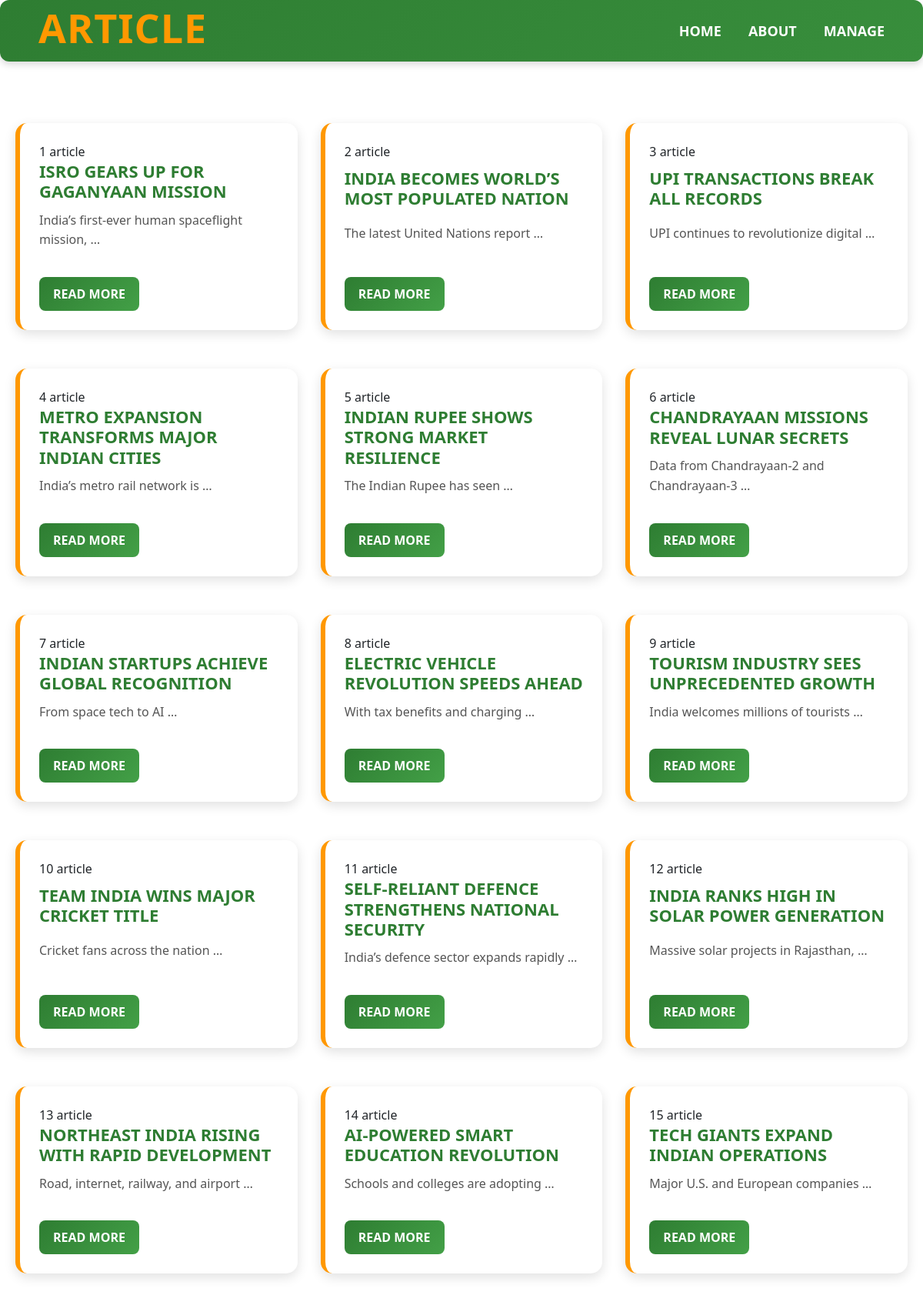
The page / on the database its author committed.
### app1/models.py (models this page shows)
class Article(models.Model):
    title=models.CharField(max_length=200)
    desc=models.TextField()

### app1/views.py (the view)
# urls.py: path('',views.home,name='home'),
def home(request):
    data=Article.objects.all()
    return render(request,'home.html',{'data':data})

### app1/templates/home.html
{% extends 'main.html' %}
{% block content %}
<div class="home">
    {% for i in data %}
    <div class="article">
        {{ forloop.counter }} article
        <h2 class="article-title">{{ i.title | upper }}</h2>
        <p class="article-desc">{{ i.desc | truncatewords:5 }}</p>
        <div class="article-footer">
            <a href="{% url 'read' i.id %}" class="btn-read">READ MORE</a>
        </div>
    </div>
    {% endfor %}
</div>
{% endblock content %}

### templates/main.html (shortened to what this page needs)
{% load static %}
<!DOCTYPE html>
<html lang="en">
<head>
    <link rel="stylesheet" href="{% static 'stylee.css' %}">
    <link rel="stylesheet" href="https://cdn.jsdelivr.net/npm/bootstrap@5.3.8/dist/css/bootstrap.min.css">
</head>
<body>
    {% include 'nav.html' %}
    {% block content %}
    {% endblock content %}
</body>
</html>

### templates/nav.html
<nav>
<div class="logo"><h2>ARTICLE</h2></div>
    <div class="links">
        {% if management %}
        <a href="{% url 'home' %}">HOME</a>
        <a href="{% url 'addnews' %}">ADD NEWS</a>
        <a href="{% url 'home1' %}">MANAGE</a>
        {% else %}
        <a href="{% url 'home' %}">HOME</a>
        <a href="{% url 'about' %}">ABOUT</a>
         <a href="{% url 'home1' %}">MANAGE</a>
        {% endif %}
    </div>
</nav>

### static/stylee.css (style rules this page uses)
.article { background-color: #fff; margin-top: 20px; padding: 25px; border-radius: 15px; border-left: 6px solid #ff9800; box-shadow: 0 3px 10px rgba(0,0,0,0.1); }
.article-title { font-size: 24px; color: #2e7d32; margin-bottom: 10px; }
.article-desc { font-size: 16px; color: #555; margin-bottom: 15px; }
.article-footer { display: flex; justify-content: space-between; align-items: center; }
.btn-read { background-color: #2e7d32; color: #fff; text-decoration: none; padding: 8px 15px; border-radius: 8px; font-weight: 600; }
nav { background: linear-gradient(135deg, #2e7d32, #388e3c); height: 80px; display: flex; justify-content: space-between; align-items: center; padding: 0 50px; border-radius: 12px; box-shadow: 0 4px 10px rgba(0,0,0,0.15); }
nav .logo h2 { font-size: 52px; font-weight: 700; color: #ff9800; letter-spacing: 1px; }
nav .links { display: flex; gap: 35px; }
nav .links a { color: #fff; text-decoration: none; font-size: 18px; font-weight: 600; position: relative; transition: color 0.3s ease; }
nav .links a::after { content: ''; position: absolute; bottom: -5px; left: 0; width: 0%; height: 3px; background-color: #ff9800; transition: width 0.3s ease; }
.article-title { font-size: 28px; color: #2e7d32; margin-bottom: 15px; }
.article-desc { font-size: 18px; color: #444; margin-bottom: 20px; line-height: 1.7; }
.article-footer { display: flex; justify-content: space-between; align-items: center; margin-top: 15px; }
.btn-read { background-color: #2e7d32; color: #fff; text-decoration: none; padding: 10px 18px; border-radius: 8px; font-weight: 600; transition: background 0.3s ease; }
.home { margin: 40px auto; max-width: 1400px; display: grid; grid-template-columns: repeat(auto-fit, minmax(320px, 1fr)); gap: 30px; padding: 20px; }
.article { background: #ffffff; padding: 25px; border-radius: 15px; border-left: 6px solid #ff9800; box-shadow: 0 5px 15px rgba(0,0,0,0.12); display: flex; flex-direction: column; justify-content: space-between; transition: transform 0.3s ease, box-shadow 0.3s ease; position: relative; overflow: hidden; }
.article::before { content: ""; position: absolute; top: -50%; left: -50%; width: 200%; height: 200%; background: radial-gradient(circle, rgba(46,125,50,0.1), transparent 70%); transform: scale(0); transition: transform 0.5s ease; }
.article-title { font-size: 22px; font-weight: 700; color: #2e7d32; margin-bottom: 12px; }
.article-desc { font-size: 16px; color: #555; margin-bottom: 20px; line-height: 1.6; }
.btn-read { background: linear-gradient(135deg, #2e7d32, #43a047); color: #fff; text-decoration: none; padding: 10px 18px; border-radius: 8px; font-weight: 600; transition: all 0.3s ease; }

### rows shown on the page
Article: title "ISRO GEARS UP FOR GAGANYAAN MISSION", desc "India’s first-ever human spaceflight mission, …"
Article: title "INDIA BECOMES WORLD’S MOST POPULATED NATION", desc "The latest United Nations report …"
Article: title "UPI TRANSACTIONS BREAK ALL RECORDS", desc "UPI continues to revolutionize digital …"
Article: title "METRO EXPANSION TRANSFORMS MAJOR INDIAN CITIES", desc "India’s metro rail network is …"
Article: title "INDIAN RUPEE SHOWS STRONG MARKET RESILIENCE", desc "The Indian Rupee has seen …"
Article: title "CHANDRAYAAN MISSIONS REVEAL LUNAR SECRETS", desc "Data from Chandrayaan-2 and Chandrayaan-3 …"
Article: title "INDIAN STARTUPS ACHIEVE GLOBAL RECOGNITION", desc "From space tech to AI …"
Article: title "ELECTRIC VEHICLE REVOLUTION SPEEDS AHEAD", desc "With tax benefits and charging …"
Article: title "TOURISM INDUSTRY SEES UNPRECEDENTED GROWTH", desc "India welcomes millions of tourists …"
Article: title "TEAM INDIA WINS MAJOR CRICKET TITLE", desc "Cricket fans across the nation …"
Article: title "SELF-RELIANT DEFENCE STRENGTHENS NATIONAL SECURITY", desc "India’s defence sector expands rapidly …"
Article: title "INDIA RANKS HIGH IN SOLAR POWER GENERATION", desc "Massive solar projects in Rajasthan, …"
Article: title "NORTHEAST INDIA RISING WITH RAPID DEVELOPMENT", desc "Road, internet, railway, and airport …"
Article: title "AI-POWERED SMART EDUCATION REVOLUTION", desc "Schools and colleges are adopting …"
Article: title "TECH GIANTS EXPAND INDIAN OPERATIONS", desc "Major U.S. and European companies …"
